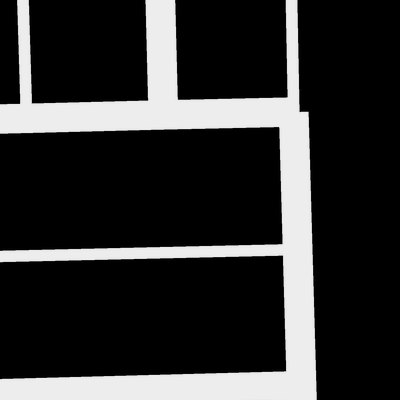
#> input picture cil-road-segmentation-2019/training/groundtruth/satImage_005.png, 400 x 400 px, given in place of satImage_001.png, which was not available
$ python thinning.py   (older library calls are emulated)
#> lines starting #> are read from the running program, lines starting #| are printed output that depends on the picture; after the words box and inside, x2 and y2 are one past the last pixel; in counts of white or black regions, pixels touching at a corner belong together
# from scipy import weave
import weave
import numpy as np
import cv2
import sys

def _thinningIteration(im, iter):
	I, M = im, np.zeros(im.shape, np.uint8)
	expr = """
	for (int i = 1; i < NI[0]-1; i++) {
		for (int j = 1; j < NI[1]-1; j++) {
			int p2 = I2(i-1, j);
			int p3 = I2(i-1, j+1);
			int p4 = I2(i, j+1);
			int p5 = I2(i+1, j+1);
			int p6 = I2(i+1, j);
			int p7 = I2(i+1, j-1);
			int p8 = I2(i, j-1);
			int p9 = I2(i-1, j-1);

			int A  = (p2 == 0 && p3 == 1) + (p3 == 0 && p4 == 1) +
			         (p4 == 0 && p5 == 1) + (p5 == 0 && p6 == 1) +
			         (p6 == 0 && p7 == 1) + (p7 == 0 && p8 == 1) +
			         (p8 == 0 && p9 == 1) + (p9 == 0 && p2 == 1);
			int B  = p2 + p3 + p4 + p5 + p6 + p7 + p8 + p9;
			int m1 = iter == 0 ? (p2 * p4 * p6) : (p2 * p4 * p8);
			int m2 = iter == 0 ? (p4 * p6 * p8) : (p2 * p6 * p8);

			if (A == 1 && B >= 2 && B <= 6 && m1 == 0 && m2 == 0) {
				M2(i,j) = 1;
			}
		}
	}
	"""

	weave.inline(expr, ["I", "iter", "M"])
	return (I & ~M)


def thinning(src):
	dst = src.copy() / 255
	prev = np.zeros(src.shape[:2], np.uint8)
	diff = None

	while True:
		dst = _thinningIteration(dst, 0)
		dst = _thinningIteration(dst, 1)
		diff = np.absolute(dst - prev)
		prev = dst.copy()
		if np.sum(diff) == 0:
			break

	return dst * 255

if __name__ == "__main__":
	# [10 lines of commented-out code are left out]
	for i in range(1, 101):
		bw = cv2.imread("../../data/training/training/groundtruth/satImage_%03d.png" % i)[:, :, 0]
#> bw: shape (400, 400); min 0, max 237, mean 48.5
		_, bw2 = cv2.threshold(bw, 10, 255, cv2.THRESH_BINARY)
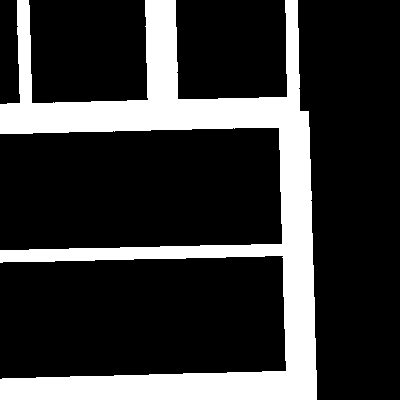
#> bw2: shape (400, 400); 21.3% white; 1 white region, box (x1, y1, x2, y2) and area: (0, 0, 317, 400) 34119
		bw2 = thinning(bw2)
#> (the run stopped early here; a loop or call above may not have finished)

$ run again, on cil-road-segmentation-2019/training/groundtruth/satImage_022.png
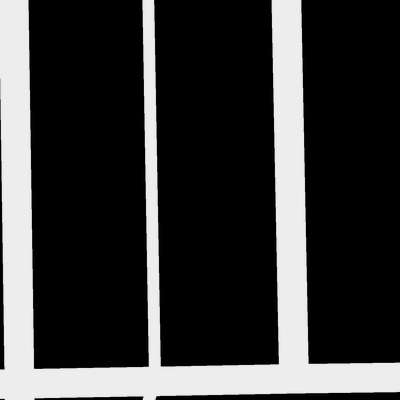
#> input picture cil-road-segmentation-2019/training/groundtruth/satImage_022.png, 400 x 400 px, given in place of satImage_001.png, which was not available
#> `_, bw2 = cv2.threshold(bw, 10, 255, cv2.THRESH_BINARY)`:
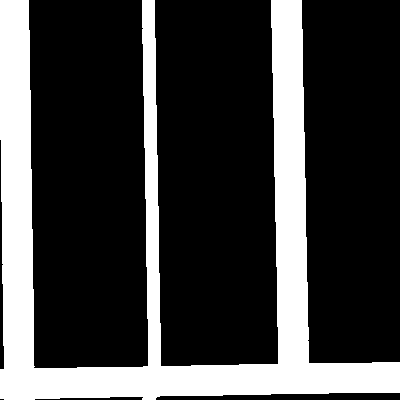
#> bw2: shape (400, 400); 24.7% white; 1 white region, box (x1, y1, x2, y2) and area: (0, 0, 400, 400) 39449

$ run again, on cil-road-segmentation-2019/training/groundtruth/satImage_027.png
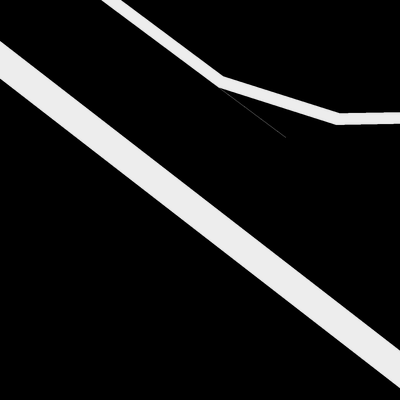
#> input picture cil-road-segmentation-2019/training/groundtruth/satImage_027.png, 400 x 400 px, given in place of satImage_001.png, which was not available
#> `_, bw2 = cv2.threshold(bw, 10, 255, cv2.THRESH_BINARY)`:
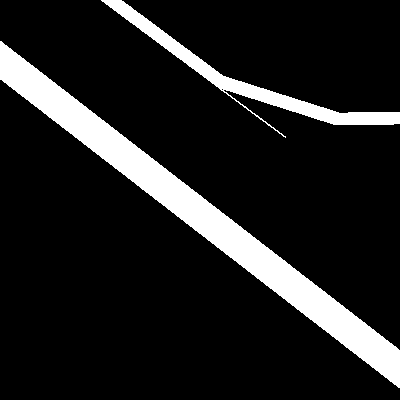
#> bw2: shape (400, 400); 12.4% white; 2 white regions, box (x1, y1, x2, y2) and area: (0, 41, 400, 388) 15558, (101, 0, 400, 138) 4290

$ run again, on cil-road-segmentation-2019/training/groundtruth/satImage_029.png
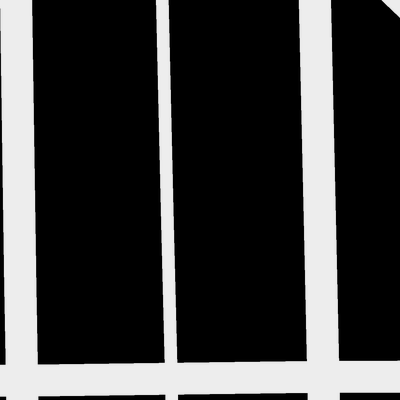
#> input picture cil-road-segmentation-2019/training/groundtruth/satImage_029.png, 400 x 400 px, given in place of satImage_001.png, which was not available
#> `_, bw2 = cv2.threshold(bw, 10, 255, cv2.THRESH_BINARY)`:
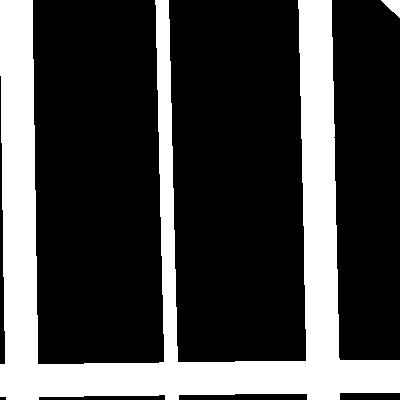
#> bw2: shape (400, 400); 26.8% white; 2 white regions, box (x1, y1, x2, y2) and area: (0, 0, 400, 400) 42625, (381, 0, 400, 18) 183
